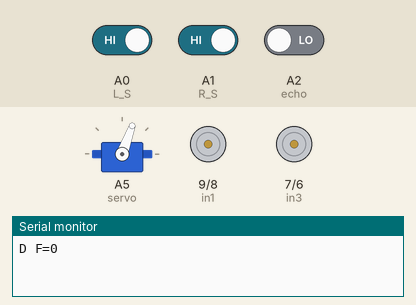
Bench run of a sketch on a simulated Arduino Uno, built with avr-gcc and run on an emulated ATmega328P. Shown: servo, motor-driver pin pairs drawn as motors (green arrow = first pin HIGH = forward, orange = second pin HIGH = backward, longer = more drive, scaled by the enable pin), the last lines printed to the serial monitor. Wiring (inferred from the names in the program): servo: signal A5. Inputs (shaded band) come from the test bench; at power-on: A0 (L_S) HIGH, A1 (R_S) HIGH, A2 (echo) LOW. Servo pulses on a pin are drawn as a servo (544–2400 µs = 0–180°).

Above: at 5.7 s.
5.8 s: A0 (L_S) driven LOW
At 7.7 s:
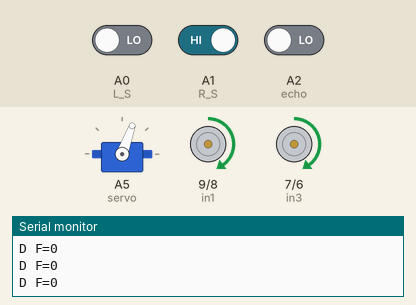
8.0 s: A1 (R_S) driven LOW
At 13.5 s:
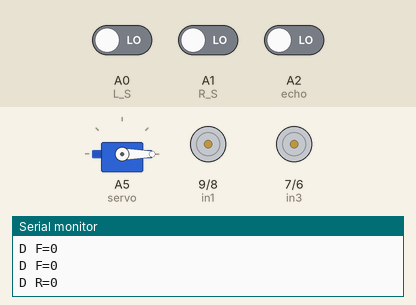
15.0 s: A0 (L_S) driven HIGH
At 18.1 s:
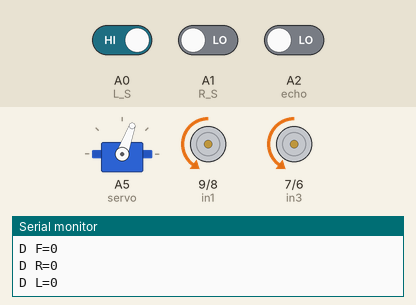
Timing chart, 0 to 19.6 s (numbered marks = the images above; inputs shaded):
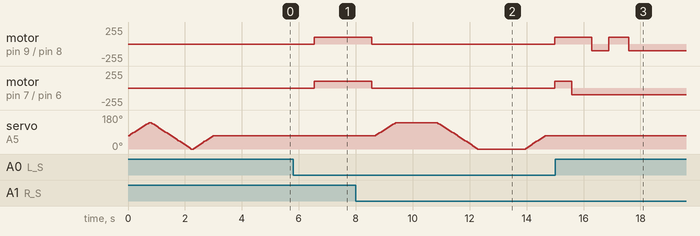

Measured:
- after the input at 5.8 s, motor on pin 9 (in1) / pin 8 (in2), motor on pin 7 (in3) / pin 6 (in4): stopped → forward 100/255 after 0.74 s
- after the input at 8.0 s, motor on pin 9 (in1) / pin 8 (in2), motor on pin 7 (in3) / pin 6 (in4): forward 100/255 → stopped after 0.56 s, → forward 100/255 6.4 s later
- after the input at 15.0 s, motor on pin 9 (in1) / pin 8 (in2): goes on until 17.6 s, then stays backward 100/255; motor on pin 7 (in3) / pin 6 (in4): goes on until 15.6 s, then stays backward 100/255; servo on A5 (servo): stops changing and stays 70°

The sketch:

Line_Following_Obstacle_Avoiding.ino
```cpp
#define enA 10  // Enable1 L298 Pin enA
#define in1 9   // Motor1 L298 Pin in1
#define in2 8   // Motor1 L298 Pin in2
#define in3 7   // Motor2 L298 Pin in3
#define in4 6   // Motor2 L298 Pin in4
#define enB 5   // Enable2 L298 Pin enB
#define L_S A0  // IR sensor Left
#define R_S A1  // IR sensor Right
#define echo A2    // Echo pin
#define trigger A3 // Trigger pin
#define servo A5

int Set = 20;
int distance_L, distance_F, distance_R;

void setup() { // Put your setup code here, to run once
  Serial.begin(9600); // Start serial communication at 9600bps
  pinMode(R_S, INPUT);    // Declare IR sensor as input
  pinMode(L_S, INPUT);    // Declare IR sensor as input
  pinMode(echo, INPUT);   // Declare ultrasonic sensor Echo pin as input
  pinMode(trigger, OUTPUT); // Declare ultrasonic sensor Trigger pin as Output
  pinMode(enA, OUTPUT);   // Declare as output for L298 Pin enA
  pinMode(in1, OUTPUT);   // Declare as output for L298 Pin in1
  pinMode(in2, OUTPUT);   // Declare as output for L298 Pin in2
  pinMode(in3, OUTPUT);   // Declare as output for L298 Pin in3
  pinMode(in4, OUTPUT);   // Declare as output for L298 Pin in4
  pinMode(enB, OUTPUT);   // Declare as output for L298 Pin enB
  analogWrite(enA, 100);  // Write Duty Cycle 0 to 255 Enable Pin A for Motor1 Speed
  analogWrite(enB, 100);  // Write Duty Cycle 0 to 255 Enable Pin B for Motor2 Speed
  pinMode(servo, OUTPUT);
  for (int angle = 70; angle <= 140; angle += 5) {
    servoPulse(servo, angle);
  }
  for (int angle = 140; angle >= 0; angle -= 5) {
    servoPulse(servo, angle);
  }
  for (int angle = 0; angle <= 70; angle += 5) {
    servoPulse(servo, angle);
  }
  distance_F = Ultrasonic_read();
  delay(500);
}

void loop() {
  //==============================================
  //     Line Follower and Obstacle Avoiding
  //==============================================
  distance_F = Ultrasonic_read();
  Serial.print("D F="); Serial.println(distance_F);
  // If Right Sensor and Left Sensor are at White color then it will call forward function
  if ((digitalRead(R_S) == 0) && (digitalRead(L_S) == 0)) {
    if (distance_F > Set) {
      forword();
    } else {
      Check_side();
    }
  }
  // If Right Sensor is Black and Left Sensor is White then it will call turn Right function
  else if ((digitalRead(R_S) == 1) && (digitalRead(L_S) == 0)) {
    turnRight();
  }
  // If Right Sensor is White and Left Sensor is Black then it will call turn Left function
  else if ((digitalRead(R_S) == 0) && (digitalRead(L_S) == 1)) {
    turnLeft();
  }
  delay(10);
}

void servoPulse(int pin, int angle) {
  int pwm = (angle * 11) + 500; // Convert angle to microseconds
  digitalWrite(pin, HIGH);
  delayMicroseconds(pwm);
  digitalWrite(pin, LOW);
  delay(50); // Refresh cycle of servo
}

//**********************Ultrasonic_read****************************
long Ultrasonic_read() {
  digitalWrite(trigger, LOW);
  delayMicroseconds(2);
  digitalWrite(trigger, HIGH);
  delayMicroseconds(10);
  long time = pulseIn(echo, HIGH);
  return time / 29 / 2;
}

void compareDistance() {
  if (distance_L > distance_R) {
    turnLeft();
    delay(600);
    forword();
    delay(700);
    turnRight();
    delay(600);
    forword();
    delay(700);
    turnRight();
    delay(600);
  } else {
    turnRight();
    delay(600);
    forword();
    delay(700);
    turnLeft();
    delay(600);
    forword();
    delay(700);
    turnLeft();
    delay(600);
  }
}

void Check_side() {
  Stop();
  delay(100);
  for (int angle = 70; angle <= 140; angle += 5) {
    servoPulse(servo, angle);
  }
  delay(300);
  distance_R = Ultrasonic_read();
  Serial.print("D R="); Serial.println(distance_R);
  delay(100);
  for (int angle = 140; angle >= 0; angle -= 5) {
    servoPulse(servo, angle);
  }
  delay(500);
  distance_L = Ultrasonic_read();
  Serial.print("D L="); Serial.println(distance_L);
  delay(100);
  for (int angle = 0; angle <= 70; angle += 5) {
    servoPulse(servo, angle);
  }
  delay(300);
  compareDistance();
}

void forword() {  // Move forward
  digitalWrite(in1, HIGH); // Left Motor forward
  digitalWrite(in2, LOW);  // Left Motor backward
  digitalWrite(in3, LOW);  // Right Motor forward
  digitalWrite(in4, HIGH); // Right Motor backward
}

void backword() { // Move backward
  digitalWrite(in1, LOW);  // Left Motor backward
  digitalWrite(in2, HIGH); // Left Motor forward
  digitalWrite(in3, HIGH); // Right Motor backward
  digitalWrite(in4, LOW);  // Right Motor forward
}

void turnRight() { // Turn right
  digitalWrite(in1, HIGH); // Left Motor forward
  digitalWrite(in2, LOW);  // Left Motor backward
  digitalWrite(in3, HIGH); // Right Motor backward
  digitalWrite(in4, LOW);  // Right Motor forward
}

void turnLeft() { // Turn left
  digitalWrite(in1, LOW);  // Left Motor backward
  digitalWrite(in2, HIGH); // Left Motor forward
  digitalWrite(in3, LOW);  // Right Motor forward
  digitalWrite(in4, HIGH); // Right Motor backward
}

void Stop() { // Stop
  digitalWrite(in1, LOW); // Left Motor backward
  digitalWrite(in2, LOW); // Left Motor forward
  digitalWrite(in3, LOW); // Right Motor forward
  digitalWrite(in4, LOW); // Right Motor backward
}
```
